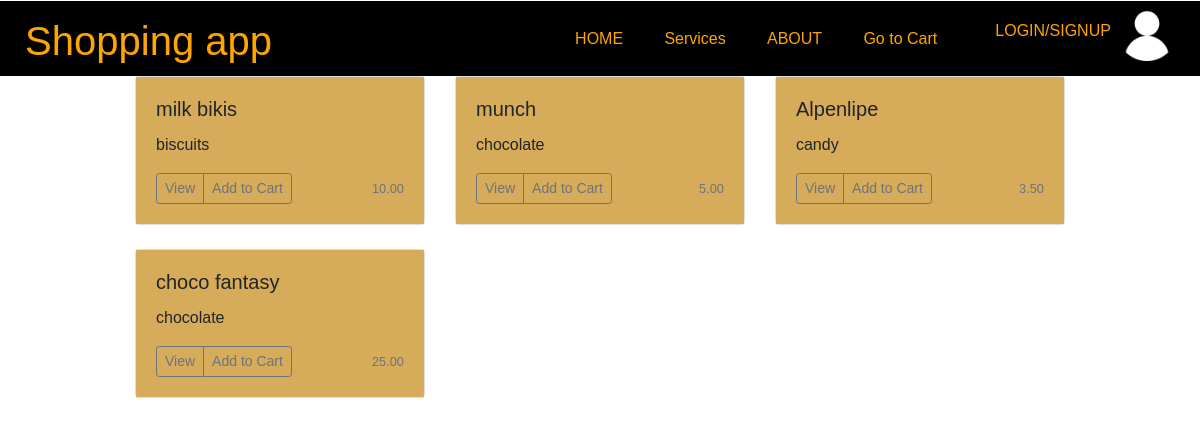
The page / on the database its author committed.
### myapps/models.py (models this page shows, shortened)
class Product(models.Model):
    s_no = models.IntegerField()
    product_name = models.CharField(max_length=200)
    price = models.DecimalField(max_digits=10, decimal_places=2)
    quantity = models.IntegerField()
    specification = models.TextField()
    description = models.TextField()
    remarks = models.TextField()

### myapps/views.py (the view)
# urls.py: 2. Add a URL to urlpatterns:  path('', views.home, name='home')
def home(request):
    products=Product.objects.all()
    context = {'products': products}
    return render(request,'myapps/home.html',context)

### myapps/templates/myapps/home.html
{% extends "myapps/base.html" %}
{% block content %}
<div class="container">
  <div class="row">
    {% for product in products %}
    <div class="col-md-4">
      <div class="card mb-4 shadow-sm">
        <div class="card-body" style="background:rgb(214, 171, 90)">
          <h5 class="card-title">{{ product.product_name }}</h5>
          <p class="card-text">{{ product.description }}</p>
          <div class="d-flex justify-content-between align-items-center">
            <div class="btn-group" >
              <a href="{% url 'Product-detail' pk=product.id %}" class="btn btn-sm btn-outline-secondary ">View</a>
              <a href="{% url 'add_to_cart' product.id %}" class="btn btn-sm btn-outline-secondary">Add to Cart</a>
            </div>
            <small class="text-muted">{{ product.price }}</small>
          </div>
        </div>
      </div>
    </div>
    {% endfor %}
  </div>
</div>
{% endblock content %}

### myapps/static/myapps/style.css (style rules this page uses)
* { box-sizing:border-box; }
body { font-family: Verdana, sans-serif; margin:0 }
body { padding:0 0; margin: 0 0; font-family: sans-serif; }
.container { max-width: 960px; }

### rows shown on the page
Product: product_name "milk bikis", description "biscuits", price "10.00"
Product: product_name "munch", description "chocolate", price "5.00"
Product: product_name "Alpenlipe", description "candy", price "3.50"
Product: product_name "choco fantasy", description "chocolate", price "25.00"
